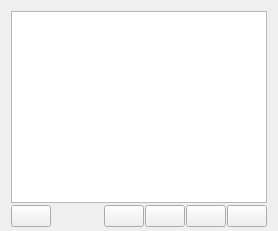
                     <widget class="QWidget" name="tabWidgetQPgQueue">
                      <attribute name="title">
                       <string>Queue</string>
                      </attribute>
                      <layout class="QVBoxLayout" name="verticalLayout_20">
                       <property name="spacing">
                        <number>2</number>
                       </property>
                       <property name="bottomMargin">
                        <number>4</number>
                       </property>
                       <item>
                        <widget class="QTableView" name="tableViewQueue">
                         <property name="contextMenuPolicy">
                          <enum>Qt::CustomContextMenu</enum>
                         </property>
                         <property name="midLineWidth">
                          <number>0</number>
                         </property>
                         <property name="editTriggers">
                          <set>QAbstractItemView::NoEditTriggers</set>
                         </property>
                         <property name="dragEnabled">
                          <bool>true</bool>
                         </property>
                         <property name="dragDropMode">
                          <enum>QAbstractItemView::DragDrop</enum>
                         </property>
                         <property name="defaultDropAction">
                          <enum>Qt::MoveAction</enum>
                         </property>
                         <property name="alternatingRowColors">
                          <bool>true</bool>
                         </property>
                         <property name="selectionMode">
                          <enum>QAbstractItemView::ExtendedSelection</enum>
                         </property>
                         <property name="selectionBehavior">
                          <enum>QAbstractItemView::SelectRows</enum>
                         </property>
                         <property name="sortingEnabled">
                          <bool>true</bool>
                         </property>
                         <property name="wordWrap">
                          <bool>false</bool>
                         </property>
                         <attribute name="horizontalHeaderCascadingSectionResizes">
                          <bool>true</bool>
                         </attribute>
                         <attribute name="horizontalHeaderHighlightSections">
                          <bool>true</bool>
                         </attribute>
                         <attribute name="horizontalHeaderShowSortIndicator" stdset="0">
                          <bool>false</bool>
                         </attribute>
                         <attribute name="horizontalHeaderStretchLastSection">
                          <bool>false</bool>
                         </attribute>
                         <attribute name="verticalHeaderVisible">
                          <bool>false</bool>
                         </attribute>
                        </widget>
                       </item>
                       <item>
                        <widget class="QFrame" name="frame_10">
                         <property name="frameShape">
                          <enum>QFrame::NoFrame</enum>
                         </property>
                         <property name="frameShadow">
                          <enum>QFrame::Raised</enum>
                         </property>
                         <layout class="QHBoxLayout" name="horizontalLayout_22">
                          <property name="spacing">
                           <number>1</number>
                          </property>
                          <property name="leftMargin">
                           <number>0</number>
                          </property>
                          <property name="topMargin">
                           <number>0</number>
                          </property>
                          <property name="rightMargin">
                           <number>0</number>
                          </property>
                          <property name="bottomMargin">
                           <number>0</number>
                          </property>
                          <item>
                           <widget class="QPushButton" name="buttonClearQueue">
                            <property name="focusPolicy">
                             <enum>Qt::NoFocus</enum>
                            </property>
                            <property name="text">
                             <string />
                            </property>
                            <property name="icon">
                             <iconset theme="edit-clear-all">
                              <normaloff>.</normaloff>.</iconset>
                            </property>
                            <property name="iconSize">
                             <size>
                              <width>32</width>
                              <height>32</height>
                             </size>
                            </property>
                            <property name="flat">
                             <bool>false</bool>
                            </property>
                           </widget>
                          </item>
                          <item>
                           <spacer name="horizontalSpacer_10">
                            <property name="orientation">
                             <enum>Qt::Horizontal</enum>
                            </property>
                            <property name="sizeHint" stdset="0">
                             <size>
                              <width>40</width>
                              <height>20</height>
                             </size>
                            </property>
                           </spacer>
                          </item>
                          <item>
                           <widget class="QPushButton" name="btnQTop">
                            <property name="sizePolicy">
                             <sizepolicy hsizetype="Fixed" vsizetype="Fixed">
                              <horstretch>0</horstretch>
                              <verstretch>0</verstretch>
                             </sizepolicy>
                            </property>
                            <property name="maximumSize">
                             <size>
                              <width>45</width>
                              <height>38</height>
                             </size>
                            </property>
                            <property name="baseSize">
                             <size>
                              <width>45</width>
                              <height>38</height>
                             </size>
                            </property>
                            <property name="text">
                             <string />
                            </property>
                            <property name="icon">
                             <iconset theme="go-top">
                              <normaloff>.</normaloff>.</iconset>
                            </property>
                            <property name="iconSize">
                             <size>
                              <width>32</width>
                              <height>32</height>
                             </size>
                            </property>
                            <property name="flat">
                             <bool>false</bool>
                            </property>
                           </widget>
                          </item>
                          <item>
                           <widget class="QPushButton" name="btnQUp">
                            <property name="sizePolicy">
                             <sizepolicy hsizetype="Fixed" vsizetype="Fixed">
                              <horstretch>0</horstretch>
                              <verstretch>0</verstretch>
                             </sizepolicy>
                            </property>
                            <property name="maximumSize">
                             <size>
                              <width>45</width>
                              <height>38</height>
                             </size>
                            </property>
                            <property name="baseSize">
                             <size>
                              <width>45</width>
                              <height>38</height>
                             </size>
                            </property>
                            <property name="text">
                             <string />
                            </property>
                            <property name="icon">
                             <iconset theme="go-up">
                              <normaloff>.</normaloff>.</iconset>
                            </property>
                            <property name="iconSize">
                             <size>
                              <width>32</width>
                              <height>32</height>
                             </size>
                            </property>
                            <property name="flat">
                             <bool>false</bool>
                            </property>
                           </widget>
                          </item>
                          <item>
                           <widget class="QPushButton" name="btnQDown">
                            <property name="sizePolicy">
                             <sizepolicy hsizetype="Fixed" vsizetype="Fixed">
                              <horstretch>0</horstretch>
                              <verstretch>0</verstretch>
                             </sizepolicy>
                            </property>
                            <property name="maximumSize">
                             <size>
                              <width>45</width>
                              <height>38</height>
                             </size>
                            </property>
                            <property name="baseSize">
                             <size>
                              <width>45</width>
                              <height>38</height>
                             </size>
                            </property>
                            <property name="text">
                             <string />
                            </property>
                            <property name="icon">
                             <iconset theme="go-down">
                              <normaloff>.</normaloff>.</iconset>
                            </property>
                            <property name="iconSize">
                             <size>
                              <width>32</width>
                              <height>32</height>
                             </size>
                            </property>
                            <property name="flat">
                             <bool>false</bool>
                            </property>
                           </widget>
                          </item>
                          <item>
                           <widget class="QPushButton" name="btnQBottom">
                            <property name="sizePolicy">
                             <sizepolicy hsizetype="Fixed" vsizetype="Fixed">
                              <horstretch>0</horstretch>
                              <verstretch>0</verstretch>
                             </sizepolicy>
                            </property>
                            <property name="maximumSize">
                             <size>
                              <width>45</width>
                              <height>38</height>
                             </size>
                            </property>
                            <property name="baseSize">
                             <size>
                              <width>45</width>
                              <height>38</height>
                             </size>
                            </property>
                            <property name="text">
                             <string />
                            </property>
                            <property name="icon">
                             <iconset theme="go-bottom">
                              <normaloff>.</normaloff>.</iconset>
                            </property>
                            <property name="iconSize">
                             <size>
                              <width>32</width>
                              <height>32</height>
                             </size>
                            </property>
                            <property name="flat">
                             <bool>false</bool>
                            </property>
                           </widget>
                          </item>
                         </layout>
                        </widget>
                       </item>
                      </layout>
                     </widget>
